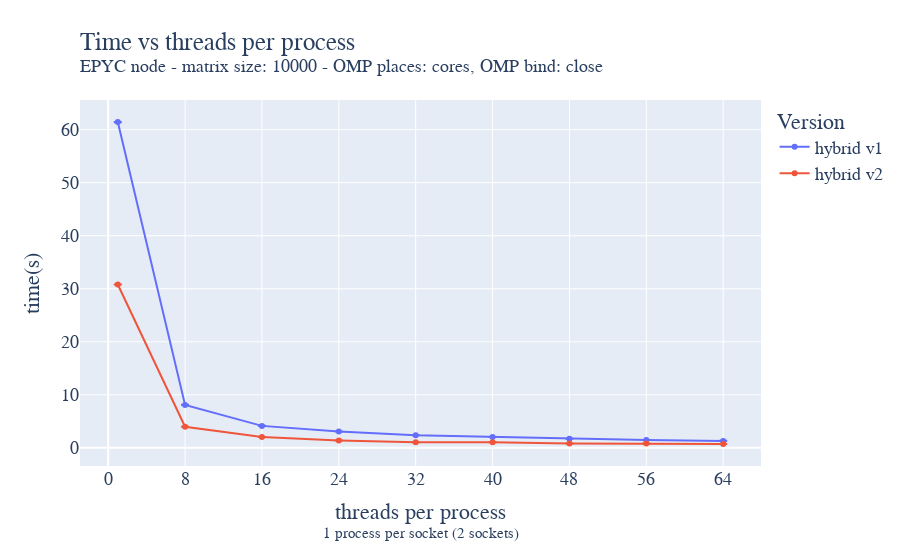

Source (notebook cell):
### Code cell
fig = go.Figure()

fig.add_trace(go.Scatter(x=strong_OMP_epyc_hybrid_static_small_grid_avg["nthreads_per_process"]["mean"][:9], y=strong_OMP_epyc_hybrid_static_small_grid_avg["time"]["mean"][:9], name='hybrid v1',
                         error_y=dict(
                             type="data",
                             array=strong_OMP_epyc_hybrid_static_small_grid_avg["time"]["std"][:9],
                             visible=True)))
fig.add_trace(go.Scatter(x=strong_OMP_epyc_hybrid_static_small_grid_avg["nthreads_per_process"]["mean"][9:], y=strong_OMP_epyc_hybrid_static_small_grid_avg["time"]["mean"][9:], name='hybrid v2',
                         error_y=dict(
                             type="data",
                             array=strong_OMP_epyc_hybrid_static_small_grid_avg["time"]["std"][9:],
                             visible=True)))
fig.update_layout(
    title=go.layout.Title(
        text="Time vs threads per process<br><sup>EPYC node - matrix size: 10000 - OMP places: cores, OMP bind: close</sup>",
        xref="paper",
        x=0,
    ),
    xaxis_title="threads per process<br><sup>1 process per socket (2 sockets)</sup>",
    xaxis = dict(
        tickmode = 'linear',
        tick0 = '0',
        dtick = '8'
    ),
    yaxis_title="time(s)",
    legend_title="Version",
    font=dict(
        family="Courier New, monospace",
        size=18,
    )
)
fig.show()
fig.write_image("strong_OMP_epyc_hybrid_small_grid.pdf", height=500, width=1000)

### Figure 1 — Plotly figure (JSON) as saved in the notebook; plotly's stock layout.template omitted (floating-point values rounded to 4 significant figures)
{"data": [{"error_y": {"array": [0.02451, 0.01486, 0.009419, 0.006225, 0.0057, 0.006751, 0.01121, 0.005121, 0.007419], "type": "data", "visible": true}, "name": "hybrid v1", "type": "scatter", "x": [1, 8, 16, 24, 32, 40, 48, 56, 64], "y": [61.43, 8.093, 4.146, 3.086, 2.384, 2.065, 1.725, 1.499, 1.312]}, {"error_y": {"array": [0.0073, 0.005898, 0.007828, 0.008934, 0.007409, 0.009952, 0.007586, 0.01018, 0.008921], "type": "data", "visible": true}, "name": "hybrid v2", "type": "scatter", "x": [1, 8, 16, 24, 32, 40, 48, 56, 64], "y": [30.8, 3.983, 2.041, 1.402, 1.069, 1.072, 0.8338, 0.8013, 0.7393]}], "layout": {"font": {"family": "Courier New, monospace", "size": 18}, "legend": {"title": {"text": "Version"}}, "title": {"text": "Time vs threads per process<br><sup>EPYC node - matrix size: 10000 - OMP places: cores, OMP bind: close</sup>", "x": 0, "xref": "paper"}, "xaxis": {"dtick": "8", "tick0": "0", "tickmode": "linear", "title": {"text": "threads per process<br><sup>1 process per socket (2 sockets)</sup>"}}, "yaxis": {"title": {"text": "time(s)"}}}}
